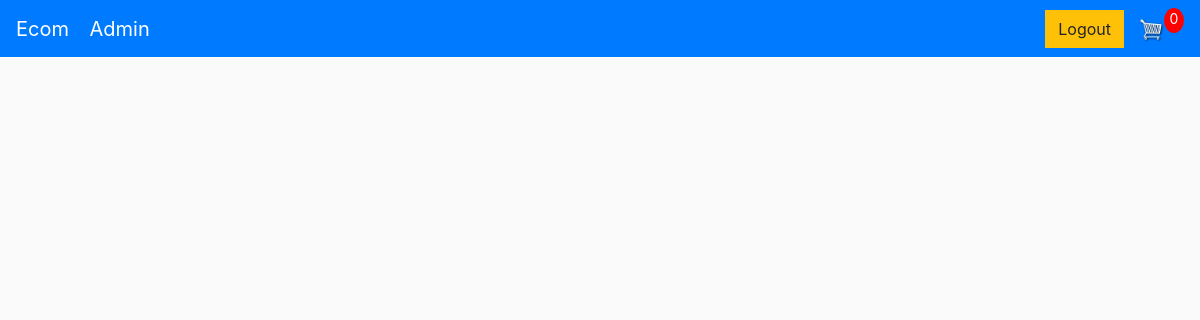
The page / (signed in) on the database as committed earlier.
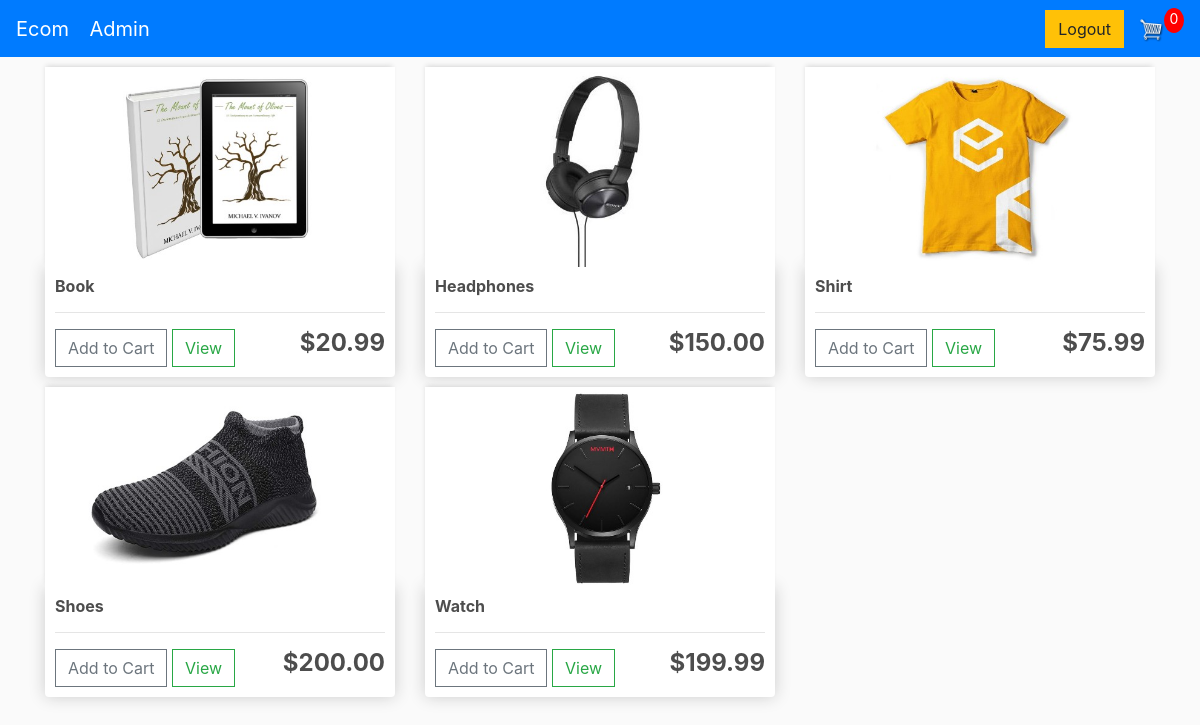
The same page on the database as committed later.
### store/models.py (models this page shows)
class CartModel(models.Model):
    user = models.ForeignKey(User, on_delete=models.SET_NULL, null=True, blank=True)

class ProductModel(models.Model):
    price = models.FloatField()
    main_image = models.ImageField(upload_to=get_image_subdirectory_for_item_images)
    title = models.CharField(max_length=50)
    SKU = models.CharField(max_length=20, unique=True)
    digital = models.BooleanField(default=False)

### store/views.py (the view)
# urls.py: path('', include('store.urls')),
def store(request):
    cart = Cart(user=request.user, cookies=request.COOKIES)
    products = Products.get_all()
    context = {
        'cart': cart,
        'products': products,
    }
    return render(request, 'store/store.html', context)

### shop/services/сart.py (called while the page is built)
    @staticmethod
    def get_all():
        return ProductModel.objects.all()

    def get_amount_of_items(self) -> float:
        return sum([item.quantity for item in self.get_items()])

    def get_items(self):
        return {model.product.SKU: CartItem(
            product=model.product,
            price=model.price,
            quantity=model.quantity)
            for model in self._cart_model.cart_items.all()}

    def get_amount_of_items(self) -> float:
        return self._storage.get_amount_of_items()

### users/models.py (called while the page is built)
    def __str__(self):
        return self.email

### templates/store/store.html (shortened to what this page needs)
{% extends 'store/base.html' %}
{% load static %}
{% load mathfilters %}
{% block body %}
    <div class="row">
        {% for product in products %}
            <div class="col col-lg-4">
                <img class="thumbnail" src="{{product.main_image.url}}" alt="Image of the product">
                <div class="box-element product">
                    <h6><strong>{{ product.title }}</strong></h6>
                    <hr>
                    <button data-SKU="{{product.SKU}}" data-action="add" class="btn btn-outline-secondary add-btn update-cart">Add to Cart</button>
                    <a class="btn btn-outline-success" href="{% url 'product_details' SKU=product.SKU%}">View</a>
                    <h4 style="display: inline-block; float: right"><strong>${{product.price|floatformat:2}}</strong></h4>
                </div>
            </div>
        {% endfor %}
    </div>
{% endblock %}

### templates/store/base.html (shortened to what this page needs)
<!DOCTYPE html>
<html lang="en">
{% load static %}
<head>
    <title>{% block title %}{% endblock %}</title><link rel="stylesheet" href="https://stackpath.bootstrapcdn.com/bootstrap/4.5.0/css/bootstrap.min.css">
    <link rel="stylesheet" href="{% static 'css/main.css' %}">
</head>
<body>
	<nav class="navbar navbar-dark bg-primary">
    <div class="justify-content-start">
        <a class="navbar-brand" href="{% url 'store' %}">Ecom</a>
        {% if user.is_authenticated and user.is_staff %}
	        <a class="navbar-brand" href="{% url 'admin:index' %}">Admin</a>
        {% endif %}
    </div>
	    <div class="form-inline my-2 my-lg-0">
            {% if user.is_authenticated %}
	     	    <a href="{% url 'account_logout' %}" class="btn btn-warning">Logout</a>
            {% else %}
                <a href="{% url 'account_login' %}" class="btn btn-warning">Login</a>
            {% endif %}
	     	<a href="{% url 'cart' %}">
	    		<img id="cart-icon" src="{% get_media_prefix %}cart.png" alt="cart">
	    	</a>
	    	<p id="cart-total">{{ cart.get_amount_of_items }}</p>
	    </div>
	</nav>
    <div class="container">
        {% block body %}
        {% endblock body %}
    </div>
</body>
</html>

### static/css/main.css (style rules this page uses)
body { background-color: hsl(0, 0%, 98%); }
h1,h2,h3,h4,h5,h6 { color:hsl(0, 0%, 30%); }
.box-element { box-shadow:hsl(0, 0%, 80%) 0 0 16px; background-color: #fff; border-radius: 4px; padding: 10px; }
.thumbnail { width: 100%; height: 200px; -webkit-box-shadow: -1px -3px 5px -2px rgba(214,214,214,1); -moz-box-shadow: -1px -3px 5px -2px rgba(214,214,214,1); box-shadow: -1px -3px 5px -2px rgba(214,214,214,1); }
.product { border-radius: 0 0 4px 4px; }
#cart-icon { width:25px; display: inline-block; margin-left: 15px; }
#cart-total { display: block; text-align: center; color:#fff; background-color: red; width: 20px; height: 25px; border-radius: 50%; font-size: 14px; }
.col-lg-4, .col-lg-6, .col-lg-8, .col-lg-12 { margin-top: 10px; }
.btn { border-radius: 0; }

Rows that differ between the two databases and show on the page:
added ProductModel: main_image (picture), title "Book", price "20.99"
added ProductModel: main_image (picture), title "Headphones", price "150.00"
added ProductModel: main_image (picture), title "Shirt", price "75.99"
added ProductModel: main_image (picture), title "Shoes", price "200.00"
added ProductModel: main_image (picture), title "Watch", price "199.99"
